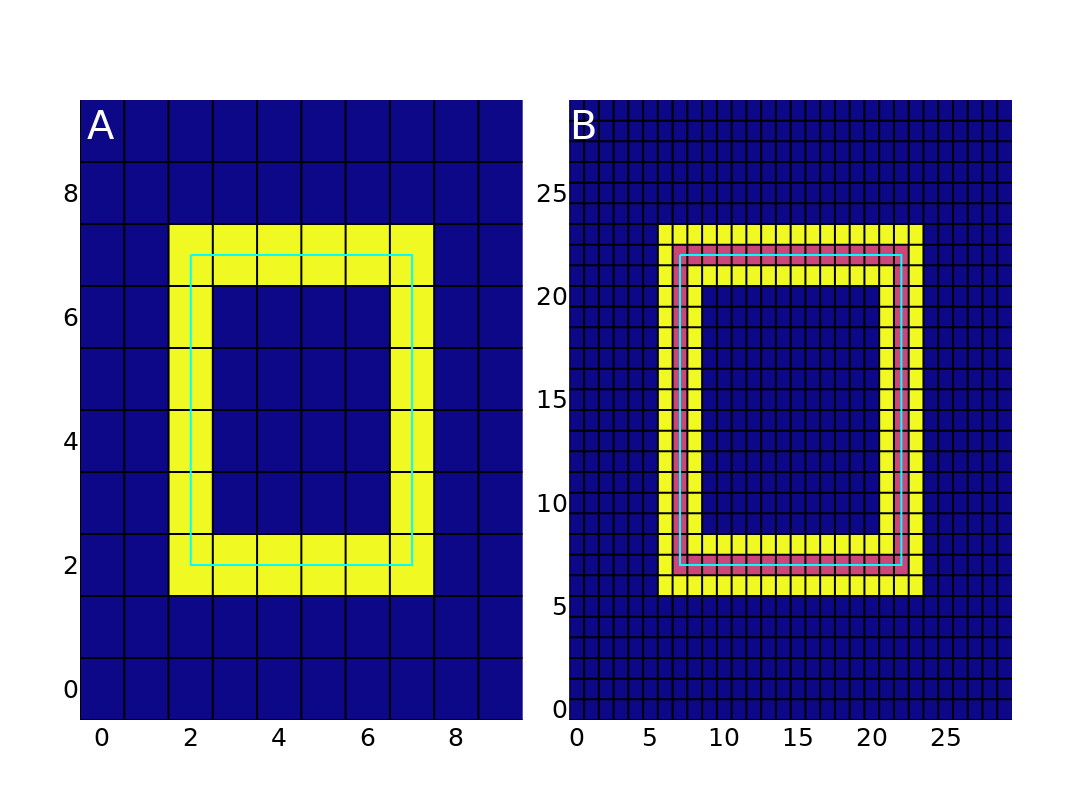

Source (notebook cell):
### Markdown cell above
# 

scipy.ndimage import map_cooridnates

### Code cell
fig = make_subplots(rows=1, cols=2, 
                    horizontal_spacing=0.05, 
                    vertical_spacing=0.1,
                    # subplot_titles=('Original image', f"Image upscaled {scale_factor_x} times")
                    )
# Add images to plot
base_image_fig = px.imshow(test_image)
fig.add_trace(base_image_fig.data[0], 1, 1)
xs, ys = gridlines(test_image)
fig.add_trace(go.Scatter(x=xs, y=ys, marker=dict(color='black', size=1), name=f"Pixel edges", showlegend=False), row=1, col=1)

upscaled_image_box_3 = upscaled_image_box.copy()
xs_pixel, ys_pixel = pixels_between_points(fourier_xs_with_offset, fourier_ys_with_offset)
# xs, ys = pixels_between_points(fourier_xs*scale_factor+scale_factor/2-0.5, fourier_ys*scale_factor+scale_factor/2-0.5)
for x,y in list(zip(xs_pixel,ys_pixel)):
    upscaled_image_box_3[int(y)][int(x)] = 0.5
    
upscaled_image_fig = px.imshow(upscaled_image_box_3)
fig.add_trace(upscaled_image_fig.data[0], 1, 2)
xs, ys = gridlines(upscaled_image_box_3)
fig.add_trace(go.Scatter(x=xs, y=ys, marker=dict(color='black', size=1), name=f"Pixel edges", showlegend=False), row=1, col=2)

# 400p borders
fig.add_trace(go.Scatter(x=fourier_xs, y=fourier_ys, marker=dict(color='cyan', size=10), name=f"400p border"), row=1, col=1)
fig.add_trace(go.Scatter(x=fourier_xs_with_offset, y=fourier_ys_with_offset, marker=dict(color='cyan', size=10), name=f"400 p border"), row=1, col=2)

fig.add_annotation(text="A",
                  xref="paper", yref="paper",
                  x=0.005, y=1, showarrow=False)
fig.add_annotation(text="B",
                  xref="paper", yref="paper",
                  x=0.54, y=1, showarrow=False)
fig.update_annotations(font=dict(family="DejaVu Sans", size=40, color="white"))

fig.update_layout(width=1400, height=800, showlegend=False, font_size=25)
# fig.update_layout(title_text=f"Border upscaling with offset: b(point)=point*s+s/2 - 1/2", title_x=0.5, width=1400, height=800, showlegend=False, font_size=11)
fig.update(layout_coloraxis_showscale=False)
fig.update_layout(
    {
        "paper_bgcolor": "rgba(0, 0, 0, 0)",
        "plot_bgcolor": "rgba(0, 0, 0, 0)",
    }
)
fig.update_layout(    
    {    
        'xaxis':{'range': [-0.5, 9.5]},
        'yaxis':{'range': [-0.5, 9.5]},
        'xaxis2':{'range': [-0.5, 29.5]},
        'yaxis2':{'range': [-0.5, 29.5]},
    })
fig.update_layout(
    font_family="DejaVu Sans",
    font_color="black",
    title_font_family="DejaVu Sans",
    title_font_color="black",
    # legend_title_font_color="green"
)
fig.update_xaxes(showgrid=False)
fig.update_yaxes(showgrid=False)
fig.write_image(file=f"D:/Master/MasterProject/Overleaf_figures/Chapter4/upscale_demo_with_border.svg", scale=4)
fig.show()

### Figure 1 — Plotly figure (JSON) as saved in the notebook; plotly's stock layout.template omitted (floating-point values rounded to 4 significant figures; data arrays with more than 128 entries replaced by an {"elided": "..."} marker saying what was removed)
{"data": [{"coloraxis": "coloraxis", "hovertemplate": "x: %{x}<br>y: %{y}<br>color: %{z}<extra></extra>", "name": "0", "type": "heatmap", "xaxis": "x", "yaxis": "y", "z": [[0, 0, 0, 0, 0, 0, 0, 0, 0, 0], [0, 0, 0, 0, 0, 0, 0, 0, 0, 0], [0, 0, 1, 1, 1, 1, 1, 1, 0, 0], [0, 0, 1, 0, 0, 0, 0, 1, 0, 0], [0, 0, 1, 0, 0, 0, 0, 1, 0, 0], [0, 0, 1, 0, 0, 0, 0, 1, 0, 0], [0, 0, 1, 0, 0, 0, 0, 1, 0, 0], [0, 0, 1, 1, 1, 1, 1, 1, 0, 0], [0, 0, 0, 0, 0, 0, 0, 0, 0, 0], [0, 0, 0, 0, 0, 0, 0, 0, 0, 0]]}, {"marker": {"color": "black", "size": 1}, "name": "Pixel edges", "showlegend": false, "type": "scatter", "x": [-0.5, -0.5, null, 0.5, 0.5, null, 1.5, 1.5, null, 2.5, 2.5, null, 3.5, 3.5, null, 4.5, 4.5, null, 5.5, 5.5, null, 6.5, 6.5, null, 7.5, 7.5, null, 8.5, 8.5, null, -0.5, 9.5, null, -0.5, 9.5, null, -0.5, 9.5, null, -0.5, 9.5, null, -0.5, 9.5, null, -0.5, 9.5, null, -0.5, 9.5, null, -0.5, 9.5, null, -0.5, 9.5, null, -0.5, 9.5, null], "xaxis": "x", "y": [-0.5, 9.5, null, -0.5, 9.5, null, -0.5, 9.5, null, -0.5, 9.5, null, -0.5, 9.5, null, -0.5, 9.5, null, -0.5, 9.5, null, -0.5, 9.5, null, -0.5, 9.5, null, -0.5, 9.5, null, -0.5, -0.5, null, 0.5, 0.5, null, 1.5, 1.5, null, 2.5, 2.5, null, 3.5, 3.5, null, 4.5, 4.5, null, 5.5, 5.5, null, 6.5, 6.5, null, 7.5, 7.5, null, 8.5, 8.5, null], "yaxis": "y"}, {"coloraxis": "coloraxis", "hovertemplate": "x: %{x}<br>y: %{y}<br>color: %{z}<extra></extra>", "name": "0", "type": "heatmap", "xaxis": "x2", "yaxis": "y2", "z": {"elided": "30x30 float values"}}, {"marker": {"color": "black", "size": 1}, "name": "Pixel edges", "showlegend": false, "type": "scatter", "x": {"elided": "180 float values"}, "xaxis": "x2", "y": {"elided": "180 float values"}, "yaxis": "y2"}, {"marker": {"color": "cyan", "size": 10}, "name": "400p border", "type": "scatter", "x": {"elided": "200 float values"}, "xaxis": "x", "y": {"elided": "200 float values"}, "yaxis": "y"}, {"marker": {"color": "cyan", "size": 10}, "name": "400 p border", "type": "scatter", "x": {"elided": "200 float values"}, "xaxis": "x2", "y": {"elided": "200 float values"}, "yaxis": "y2"}], "layout": {"annotations": [{"font": {"color": "white", "family": "DejaVu Sans", "size": 40}, "showarrow": false, "text": "A", "x": 0.005, "xref": "paper", "y": 1, "yref": "paper"}, {"font": {"color": "white", "family": "DejaVu Sans", "size": 40}, "showarrow": false, "text": "B", "x": 0.54, "xref": "paper", "y": 1, "yref": "paper"}], "coloraxis": {"showscale": false}, "font": {"color": "black", "family": "DejaVu Sans", "size": 25}, "height": 800, "paper_bgcolor": "rgba(0, 0, 0, 0)", "plot_bgcolor": "rgba(0, 0, 0, 0)", "showlegend": false, "title": {"font": {"color": "black", "family": "DejaVu Sans"}}, "width": 1400, "xaxis": {"anchor": "y", "domain": [0, 0.475], "range": [-0.5, 9.5], "showgrid": false}, "xaxis2": {"anchor": "y2", "domain": [0.525, 1], "range": [-0.5, 29.5], "showgrid": false}, "yaxis": {"anchor": "x", "domain": [0, 1], "range": [-0.5, 9.5], "showgrid": false}, "yaxis2": {"anchor": "x2", "domain": [0, 1], "range": [-0.5, 29.5], "showgrid": false}}}
